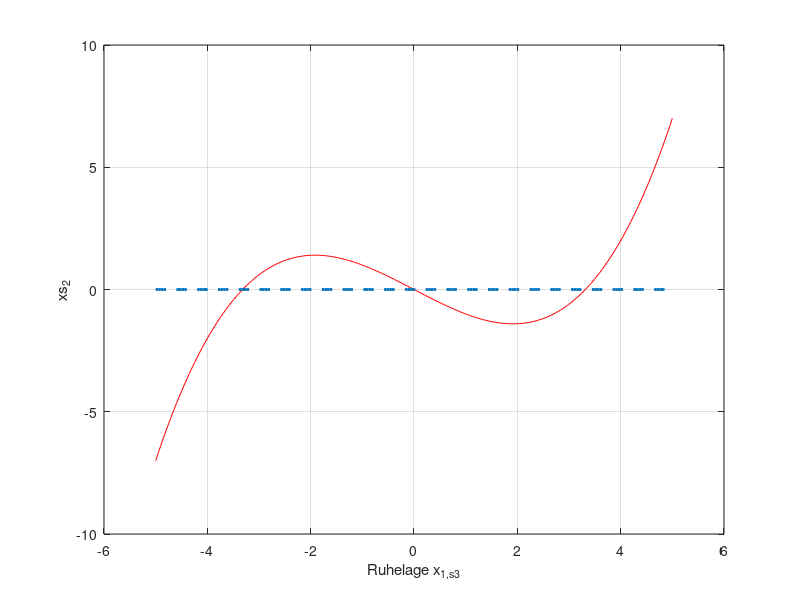

MATLAB code to generate this figure:
alpha=0.1;
beta=-1;
x1s=linspace(-5,5,200);
x2s=alpha*x1s;
x2p=beta*(1-x1s.^2).*x2s-x1s;
plot(x1s,x2p,'r',x1s,0*x1s,'--','linewidth',2);
grid on
xlabel('Ruhelage x_{1,s3}');
ylabel('xs_2');